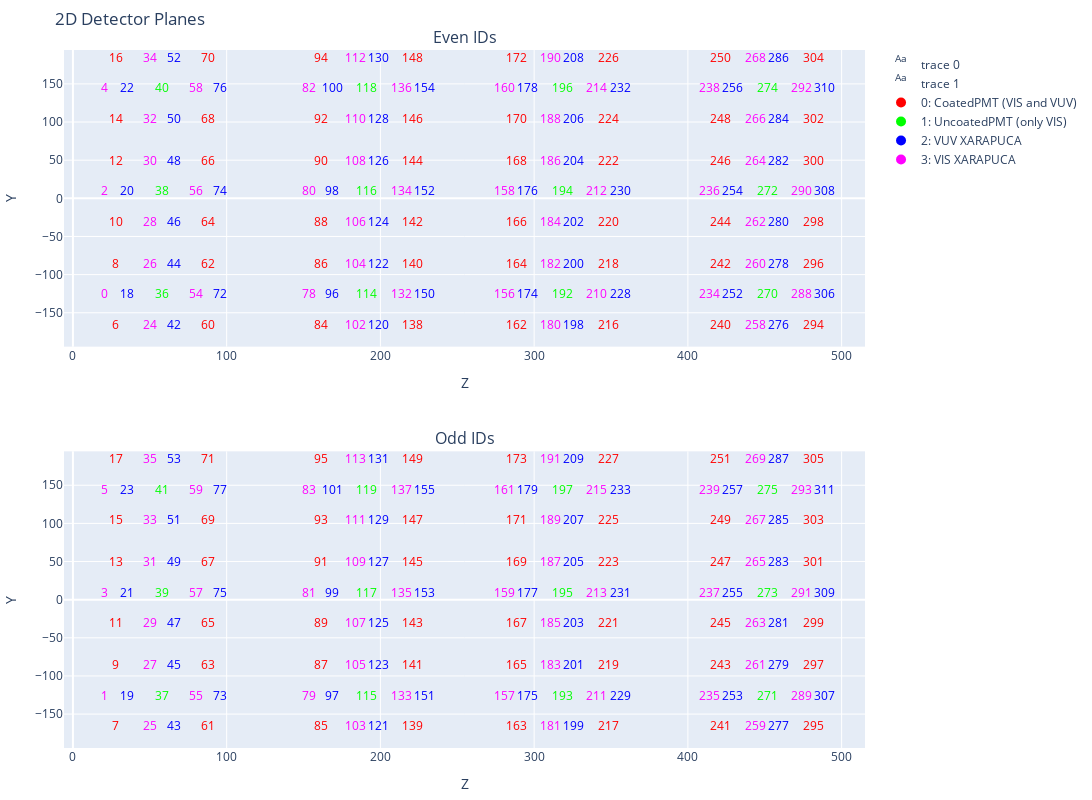

Notebook cell for this chart:
### Code cell
import plotly.graph_objs as go
from plotly.subplots import make_subplots


# Extract coordinates, color values, and IDs for even and odd 2D plots
hor_even = [coord[2] for coord in even_data_dict.values()]
ver_even = [coord[1] for coord in even_data_dict.values()]
color_even = [coord[3] for coord in even_data_dict.values()]
ids_even = [key for key in even_data_dict.keys()]

hor_odd = [coord[2] for coord in odd_data_dict.values()]
ver_odd = [coord[1] for coord in odd_data_dict.values()]
color_odd = [coord[3] for coord in odd_data_dict.values()]
ids_odd = [key for key in odd_data_dict.keys()]

# Define a custom color map with distinct colors
distinct_colors = ['rgb(255,0,0)', 'rgb(0,255,0)', 'rgb(0,0,255)', 'rgb(255,0,255)']
color_map = {i: distinct_colors[i % len(distinct_colors)] for i in range(len(set(color_even)))}
colored_text_odd = [f'<span style="color: {color_map.get(col, "black")}">{id_}</span>' for id_, col in zip(ids_odd, color_odd)]
colored_text_even = [f'<span style="color: {color_map.get(col, "black")}">{id_}</span>' for id_, col in zip(ids_even, color_even)]

# Create subplot grid
fig = make_subplots(rows=2, cols=1,subplot_titles=('Even IDs', 'Odd IDs'), vertical_spacing=0.15)

# Add 2D scatter plot for even IDs
fig.add_trace(go.Scatter(
    x=hor_even,
    y=ver_even,
    mode='text',  # Use both markers and text
    text=colored_text_even,  # Display colored IDs as text labels
    textposition='top center',  # Position text labels
    marker=dict(
        size=10,  # Marker size
        color=color_even,  # Set color based on the fourth dimension
        colorscale='Jet',  # Define color scale
        colorbar=dict(title='Color Scale')  # Add colorbar to show color scale
    ),
    hoverinfo='text',  # Show text on hover
), row=1, col=1)

# Add 2D scatter plot for odd IDs
fig.add_trace(go.Scatter(
    x=hor_odd,
    y=ver_odd,
    mode='text',  # Use both markers and text
    text=colored_text_odd,  # Display colored IDs as text labels
    textposition='top center',  # Position text labels
    marker=dict(
        size=10,  # Marker size
        color=color_odd,  # Set color based on the fourth dimension
        colorscale='Jet',  # Define color scale
        colorbar=dict(title='Color Scale')  # Add colorbar to show color scale
    ),
    hoverinfo='text',  # Show text on hover
), row=2, col=1)

legend_labels = ['0: CoatedPMT (VIS and VUV)', '1: UncoatedPMT (only VIS)', '2: VUV XARAPUCA', '3: VIS XARAPUCA']
for i, label in enumerate(legend_labels):
    fig.add_trace(go.Scatter(
        x=[None],
        y=[None],
        mode='markers',
        marker=dict(
            size=10,
            color=distinct_colors[i],  # Color for each label
            showscale=False
        ),
        name=label
    ))

# Update layout
fig.update_layout(
    title='2D Detector Planes',
    width=1200,  # Set figure width
    height=800,  # Set figure height
    xaxis=dict(
        title='Z',
    ),
    yaxis=dict(
        title='Y',
    ),
    xaxis2=dict(
        title='Z',
    ),
    yaxis2=dict(
        title='Y',
    ),
      margin=dict(l=10, r=10, t=50, b=10),
    
)

# Show the plot
fig.show()

### Figure 1 — Plotly figure (JSON) as saved in the notebook; plotly's stock layout.template omitted (floating-point values rounded to 4 significant figures; data arrays with more than 128 entries replaced by an {"elided": "..."} marker saying what was removed)
{"data": [{"hoverinfo": "text", "marker": {"color": {"elided": "156 int values"}, "colorbar": {"title": {"text": "Color Scale"}}, "colorscale": [[0, "rgb(0,0,131)"], [0.2, "rgb(0,60,170)"], [0.4, "rgb(5,255,255)"], [0.6, "rgb(255,255,0)"], [0.8, "rgb(250,0,0)"], [1, "rgb(128,0,0)"]], "size": 10}, "mode": "text", "text": {"elided": "156 str values"}, "textposition": "top center", "type": "scatter", "x": {"elided": "156 float values"}, "xaxis": "x", "y": {"elided": "156 int values"}, "yaxis": "y"}, {"hoverinfo": "text", "marker": {"color": {"elided": "156 int values"}, "colorbar": {"title": {"text": "Color Scale"}}, "colorscale": [[0, "rgb(0,0,131)"], [0.2, "rgb(0,60,170)"], [0.4, "rgb(5,255,255)"], [0.6, "rgb(255,255,0)"], [0.8, "rgb(250,0,0)"], [1, "rgb(128,0,0)"]], "size": 10}, "mode": "text", "text": {"elided": "156 str values"}, "textposition": "top center", "type": "scatter", "x": {"elided": "156 float values"}, "xaxis": "x2", "y": {"elided": "156 int values"}, "yaxis": "y2"}, {"marker": {"color": "rgb(255,0,0)", "showscale": false, "size": 10}, "mode": "markers", "name": "0: CoatedPMT (VIS and VUV)", "type": "scatter", "x": [null], "y": [null]}, {"marker": {"color": "rgb(0,255,0)", "showscale": false, "size": 10}, "mode": "markers", "name": "1: UncoatedPMT (only VIS)", "type": "scatter", "x": [null], "y": [null]}, {"marker": {"color": "rgb(0,0,255)", "showscale": false, "size": 10}, "mode": "markers", "name": "2: VUV XARAPUCA", "type": "scatter", "x": [null], "y": [null]}, {"marker": {"color": "rgb(255,0,255)", "showscale": false, "size": 10}, "mode": "markers", "name": "3: VIS XARAPUCA", "type": "scatter", "x": [null], "y": [null]}], "layout": {"annotations": [{"font": {"size": 16}, "showarrow": false, "text": "Even IDs", "x": 0.5, "xanchor": "center", "xref": "paper", "y": 1, "yanchor": "bottom", "yref": "paper"}, {"font": {"size": 16}, "showarrow": false, "text": "Odd IDs", "x": 0.5, "xanchor": "center", "xref": "paper", "y": 0.425, "yanchor": "bottom", "yref": "paper"}], "height": 800, "margin": {"b": 10, "l": 10, "r": 10, "t": 50}, "title": {"text": "2D Detector Planes"}, "width": 1200, "xaxis": {"anchor": "y", "domain": [0, 1], "title": {"text": "Z"}}, "xaxis2": {"anchor": "y2", "domain": [0, 1], "title": {"text": "Z"}}, "yaxis": {"anchor": "x", "domain": [0.575, 1], "title": {"text": "Y"}}, "yaxis2": {"anchor": "x2", "domain": [0, 0.425], "title": {"text": "Y"}}}}
